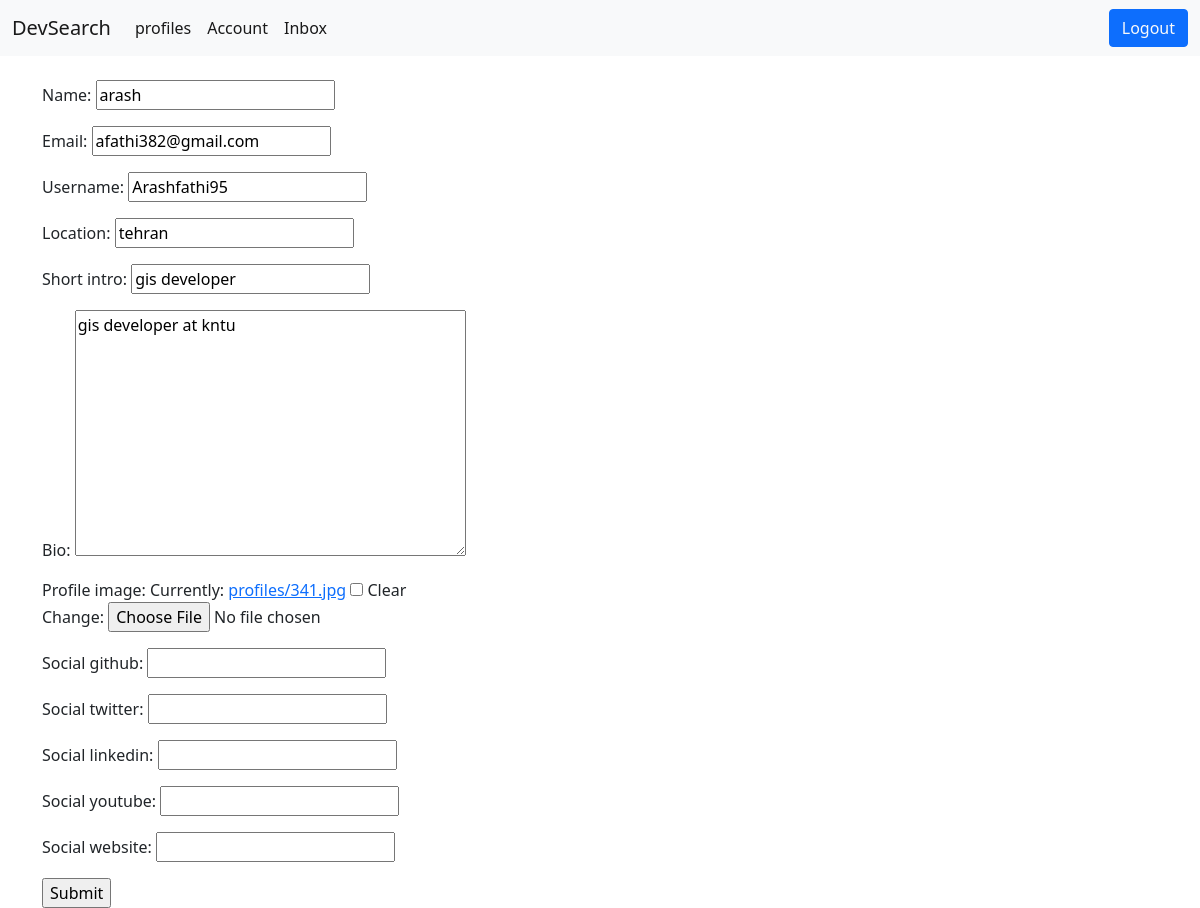
Screenshot of /editaccount/ (signed in) with the database file from the repository.
### users/models.py (models this page shows, shortened)
class Profile(models.Model):
    user = models.OneToOneField(
        User, on_delete=models.CASCADE, null=True, blank=True)
    name = models.CharField(max_length=200, blank=True, null=True)
    email = models.EmailField(max_length=500, blank=True, null=True)
    username = models.CharField(max_length=200, blank=True, null=True)
    location = models.CharField(max_length=200, blank=True, null=True)
    short_intro = models.CharField(max_length=200, blank=True, null=True)
    bio = models.TextField(blank=True, null=True)
    profile_image = models.ImageField(
        null=True, blank=True, upload_to='profiles/', default="profiles/user-default.png")
    social_github = models.CharField(max_length=200, blank=True, null=True)
    social_twitter = models.CharField(max_length=200, blank=True, null=True)
    social_linkedin = models.CharField(max_length=200, blank=True, null=True)
    social_youtube = models.CharField(max_length=200, blank=True, null=True)
    social_website = models.CharField(max_length=200, blank=True, null=True)
    created = models.DateTimeField(auto_now_add=True)
    id= models.UUIDField(default=uuid.uuid4, unique=True, primary_key=True, editable=False)

### users/views.py (the view)
# urls.py: path('editaccount/', views.editaccount , name='editaccount'),
def editaccount(request):
    profile= request.user.profile
    form= profileform(instance=profile)
    if request.method == 'POST':
        form= profileform(request.POST, request.FILES , instance= profile)
        if form.is_valid():
            form.save()
            return redirect('account')
    return render(request,'editaccount.html',{'form':form})

### users/forms.py
class profileform(ModelForm):
    class Meta:
        model= Profile
        fields= ['name', 'email', 'username', 'location', 'short_intro', 'bio', 'profile_image', 'social_github', 'social_twitter', 'social_linkedin', 'social_youtube', 'social_website']

### users/templates/editaccount.html (shortened to what this page needs)
{% extends 'main.html' %}
{% block content %}
<form action="" method="POST", enctype="multipart/form-data">
    <br>
    {{form.as_p}}
    <input type="submit">
</form>
{% endblock %}

### rows the page displays
Profile: name "arash", email "afathi382@gmail.com", username "Arashfathi95", location "tehran", short_intro "gis developer", bio "gis developer at kntu"
